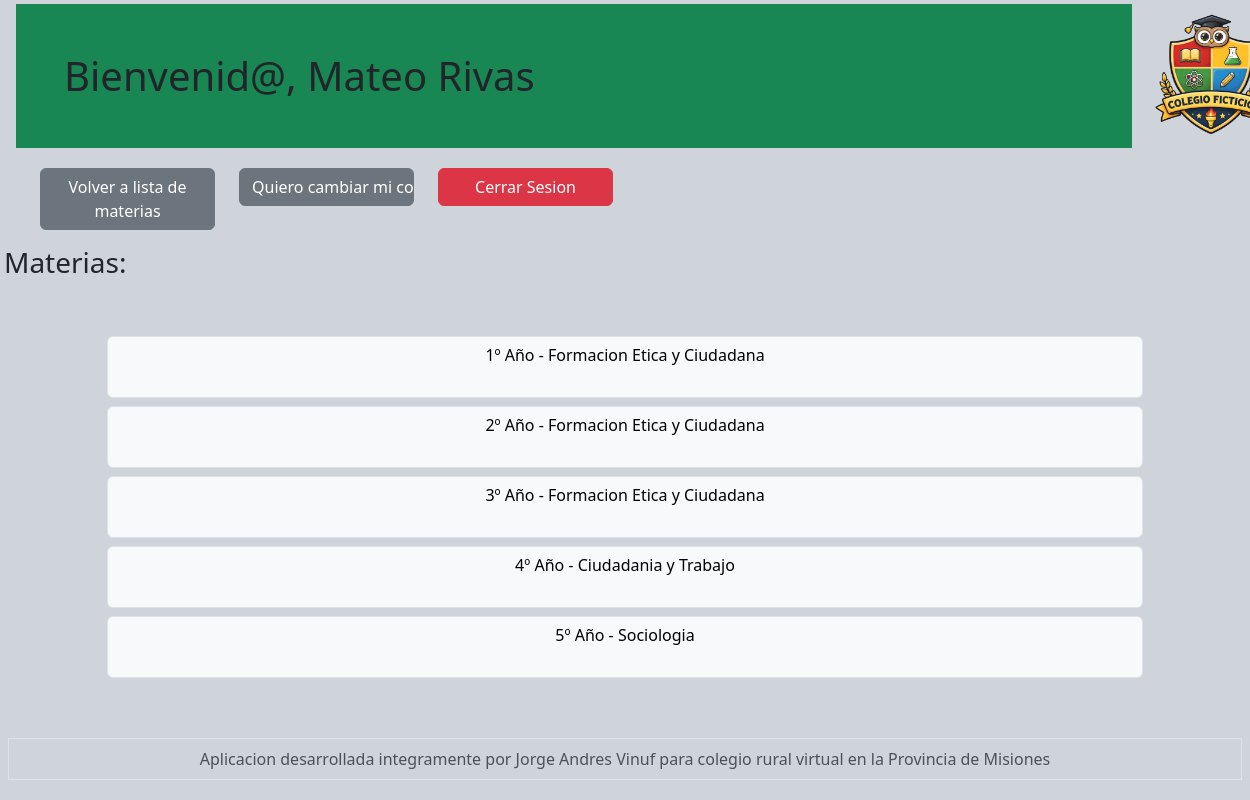
Page /vistas/seleccion_materia.php (signed in) on the committed database.
### tables this page shows
CREATE TABLE `materias` (
  `id_materia` int(11) NOT NULL,
  `nombre_materia` varchar(100) NOT NULL,
  `id_profesor` int(11) NOT NULL,
  `ano_materia` int(11) NOT NULL
);

### vistas/seleccion_materia.php (the view, shortened to what this page needs)
<!DOCTYPE html>
<html lang="en">
<head>
    <link href="https://cdn.jsdelivr.net/npm/bootstrap@5.3.8/dist/css/bootstrap.min.css" rel="stylesheet">
</head>
 <body class="bg-dark-subtle">
<?php
include "../includes/header_profes.php"
?>
<h3 class="h3 m-1">Materias:</h3>
<div class="container">
    <div class="container-fluid  p-5">
        <?php
            $consulta_materias = "select * from materias where id_profesor = '$_SESSION[id_usuario]'";
            $resultado_materias = mysqli_query($conexion, $consulta_materias);
            while($fila = $resultado_materias -> fetch_array()){
                $nombre_materia = $fila['nombre_materia'];
                $ano_materia = $fila['ano_materia'];
                $id_materia = $fila['id_materia'];
        ?>
        <div class="row">
            <a class="col m-12 btn btn btn-light border 2px dark m-1" href="planilla_materia.php
                ?id_materia=<?= $id_materia ?>
                &nombre_materia=<?= urlencode($nombre_materia)?>
                &ano_materia=<?= urlencode($ano_materia)?>"
            ><?php echo $ano_materia . "º Año - " . $nombre_materia ?> <br><br></a>
        </div>
        <?php
            }
        ?>
    </div>
</div>
</body>
<?php
include '../includes/footer.php';
?>
</html>

### includes/header_profes.php (shortened to what this page needs)
<header>
    <div class="container-fluid">
        <div class="row align-items-center g-0">
            <div class="col-xl-11">
                <h1 class="m-1 bg-success p-5">
                    Bienvenid@, <?php echo $_SESSION["nombre"]; ?>
                </h1>
            </div>
            <div class="col-xl-1 text-end">
                <a href="../vistas/home_admin.php">
                    <img
                        src="../imagenes/logo.png"
                        alt="logo de la escuela"
                        class="img-fluid"
                        style="max-width:150px;">
                </a>
            </div>
        </div>
    </div>
    <div class="container-fluid">
        <div class="row m-3">
            <div class="col-xl-2">
                <a
                    class="btn btn-secondary w-100 d-flex justify-content-center align-items-center"
                    href="seleccion_materia.php">
                    Volver a lista de materias
                </a>
            </div>
            <div class="col-xl-2">
                <form method="POST">
                    <input
                        type="submit"
                        name="btn_solicitud_cambiar_contrasena"
                        value="Quiero cambiar mi contraseña"
                        class="btn btn-secondary w-100">
                </form>
            </div>
            <div class="col-xl-2">
                <a
                    class="btn btn-danger w-100 d-flex justify-content-center align-items-center"
                    href="../controlador/controlador_cerrar_sesion.php">
                    Cerrar Sesion
                </a>
            </div>
        </div>
    </div>
</header>

### includes/footer.php
<footer>
    <p class="text-center text-muted m-2 p-2 border 1px black solid">Aplicacion desarrollada integramente por Jorge Andres Vinuf para colegio rural virtual en la Provincia de Misiones</p>
</footer>

### rows in the picture
materias: ano_materia "1", nombre_materia "Formacion Etica y Ciudadana"
materias: ano_materia "2", nombre_materia "Formacion Etica y Ciudadana"
materias: ano_materia "3", nombre_materia "Formacion Etica y Ciudadana"
materias: ano_materia "4", nombre_materia "Ciudadania y Trabajo"
materias: ano_materia "5", nombre_materia "Sociologia"

### other values in the picture
$_SESSION["nombre"] "Mateo Rivas"
